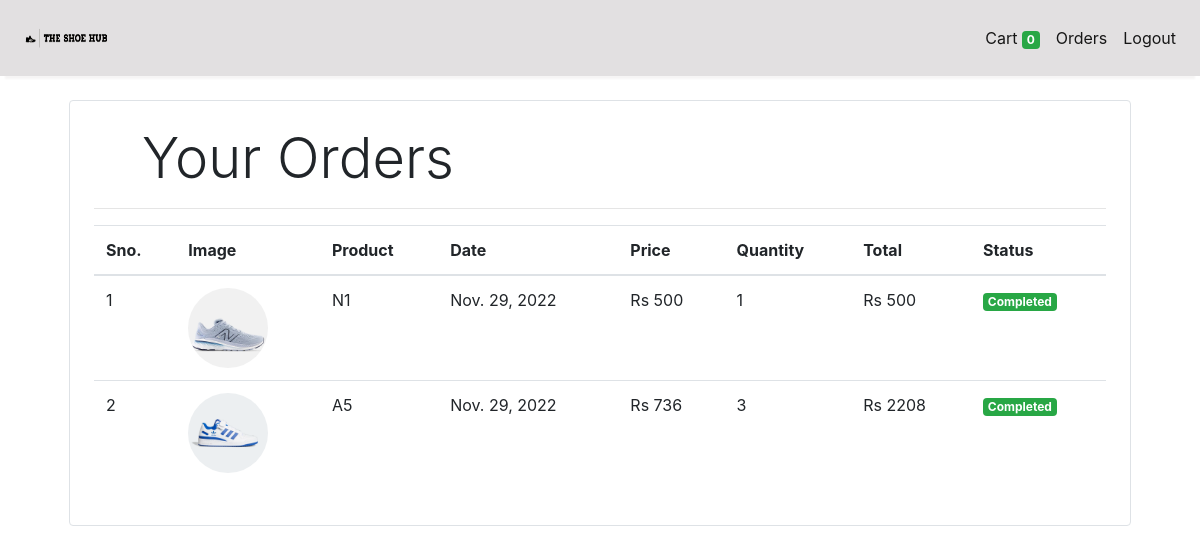
Page /orders/ (signed in) on the committed database.
### store/models/orders.py (models this page shows, shortened)
class Order(models.Model):
    product = models.ForeignKey(Products,
                                on_delete=models.CASCADE)
    customer = models.ForeignKey(Customer,
                                 on_delete=models.CASCADE)
    quantity = models.IntegerField(default=1)
    price = models.IntegerField()
    address = models.CharField (max_length=200, default='', blank=True)
    phone = models.CharField (max_length=50, default='', blank=True)
    date = models.DateField (default=datetime.datetime.today)
    status = models.BooleanField (default=False)
    @staticmethod
    def get_orders_by_customer(customer_id):
        return Order.objects.filter(customer=customer_id).order_by('-date')

### store/models/product.py (models this page shows, shortened)
class Products(models.Model):
    name = models.CharField(max_length=60)
    price= models.IntegerField(default=0)
    category= models.ForeignKey(Category,on_delete=models.CASCADE,default=1 )
    description= models.CharField(max_length=250, default='', blank=True, null= True)
    image= models.ImageField(upload_to='uploads/products/')

### store/middlewares/auth.py (the view)
    def middleware(request):
        print(request.session.get('customer'))
        returnUrl = request.META['PATH_INFO']
        print(request.META['PATH_INFO'])
        if not request.session.get('customer'):
           return redirect(f'login?return_url={returnUrl}')
        response = get_response(request)
        return response

### store/templatetags/custom_filter.py (called while the page is built)
@register.filter(name='currency')
def currency(number):
    return "Rs "+str(number)

@register.filter(name='multiply')
def multiply(number , number1):
    return number * number1

### store/views/orders.py (called while the page is built)
    def get(self , request ):
        customer = request.session.get('customer')
        orders = Order.get_orders_by_customer(customer)
        print(orders)
        return render(request , 'orders.html'  , {'orders' : orders})

### store/templates/orders.html
{% extends 'base.html' %}
{% block content %}
{% load cart %}
{% load custom_filter %}
<div class="container">
   <div class="border rounded p-4 m-4">
        <p class="display-4 pl-4 ml-4">Your Orders</p>
        <hr>
        <table class="table">
            <thead>
                <tr>
                    <th>Sno.</th>
                    <th>Image</th>
                    <th>Product</th>
                    <th>Date</th>
                    <th>Price</th>
                    <th>Quantity</th>
                    <th>Total</th>
                    <th>Status</th>
                </tr>
            </thead>
            <tbody>
                {% for order in orders %}
                <tr>
                    <td>{{forloop.counter}}</td>
                    <td><img style="height: 80px;" class="rounded-circle" src="{{order.product.image.url}}" alt=""></td>
                    <td>{{order.product.name}}</td>
                    <td>{{order.date}}</td>
                    <td>{{order.price|currency}}</td>
                    <td>{{order.quantity}}</td>
                    <td>{{order.quantity|multiply:order.price|currency}}</td>
                    {% if order.status %}
                    <td><small class="badge badge-success">Completed</small></td>
                    {%else%}
                    <td><small class="badge badge-warning">Pending</small></td>
                    {% endif %}
                </tr>
                {% endfor %}
            </tbody>
        </table>
   </div>
</div>
{% endblock %}

### rows in the picture
Order: product.image (picture), product.name "N1", date "Nov. 29, 2022", price "Rs 500", quantity "1", quantity|multiply "Rs 500", status "Completed"
Order: product.image (picture), product.name "A5", date "Nov. 29, 2022", price "Rs 736", quantity "3", quantity|multiply "Rs 2208", status "Completed"

### other values in the picture
{{ request.session.cart.keys|length }} "0"
